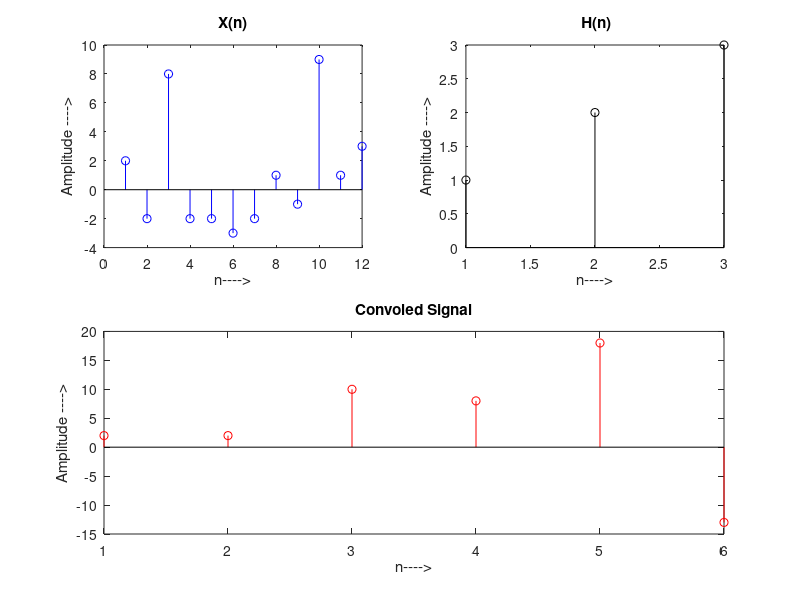

Recreate this plot in MATLAB.
clc;
clear all;
close all;
x = [2 -2 8 -2 -2 -3 -2 1 -1 9 1 3];
h= [1 2 3];
N=4
% Code to plot X(n)
subplot(2,2,1);
stem(x,'blue');
xlabel ('n---->');
ylabel ('Amplitude ---->');
title('X(n)');
%Code to plot H(n)
subplot(2,2,2);
stem(h,'black');
xlabel ('n---->');
ylabel ('Amplitude ---->');
title(' H(n)');
% Code to perform Convolution using Overlap Save Method
lx=length(x);
1
lh=length(h);
m=lh-1;
x=[zeros(1,m) x zeros(1,N)];
h=[h zeros(1,N-lh)];
L=N-lh+1;
k=floor((length(h))/L);
for i=0:k
y=x(1,i*L+1:i*L+N);
q=cconv(y,h); %Call the mycirconv1 function.
p(i+1,:)=q;
end
p1=p(:,lh:N)';
p=p1(:)'
% Representation of the Convoled Signal
subplot(2,2,3:4);
stem(p,'red');
xlabel ('n---->');
ylabel ('Amplitude ---->');
title('Convoled Signal');